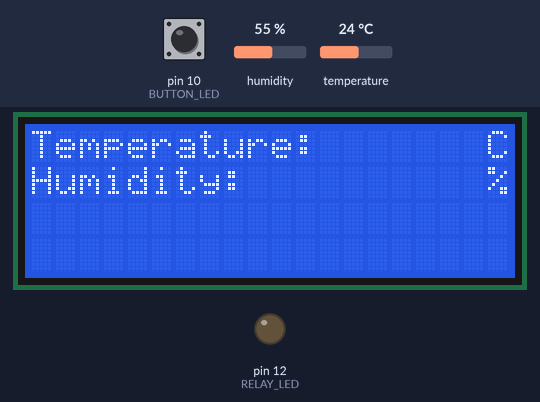
A sketch run on a simulated Arduino Uno, built with avr-gcc and run on an emulated ATmega328P. Parts: 20×4 character LCD, output pins drawn as LEDs (lit = HIGH). Dashed ring = blinking. The test bench sets the inputs (shaded band); at power-on: pin 10 (BUTTON_LED) HIGH, humidity 55 %, temperature 24 °C.

Above: at 1.2 s.
1.3 s: pin 10 (BUTTON_LED) pulled LOW for 3.2 s
6.0 s: humidity set to 22 %
At 7.0 s:
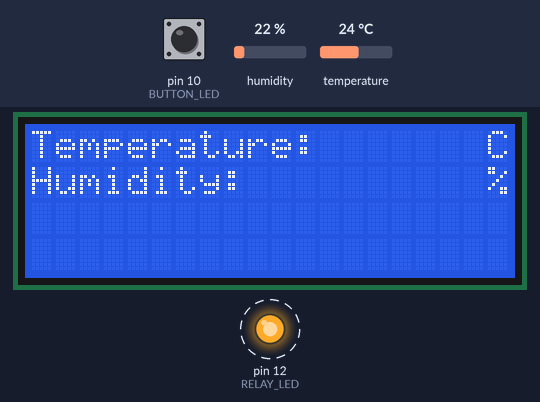
9.0 s: temperature set to 12 °C
At 11.1 s:
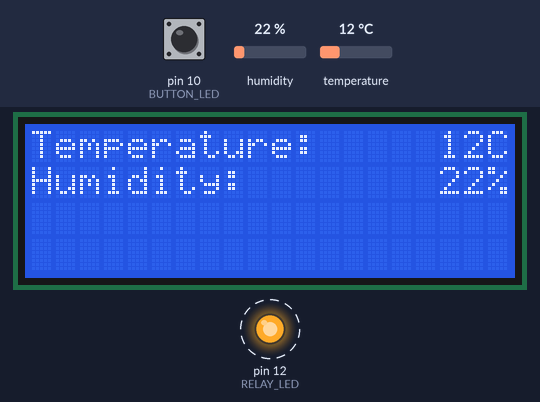
Timing chart, 0 to 17.5 s (numbered marks = the images above; inputs shaded):
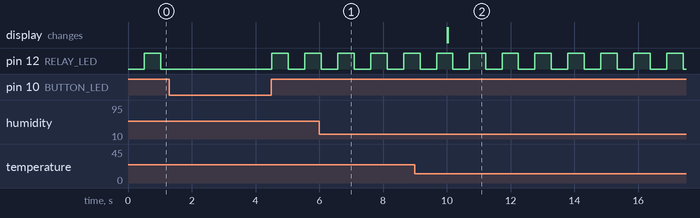

Measured:
- by itself, pin 12 (RELAY_LED): alternates HIGH for 0.52 s and LOW for 0.52 s

The sketch:

SmartHome_kitchen.ino
```cpp
/*
   Контроллер кухни
*/
#include <Wire.h>
#include <LiquidCrystal_I2C.h>  //  библиотека для экрана https://github.com/fdebrabander/Arduino-LiquidCrystal-I2C-library
#include <SI7021.h>  // библиотека для датчика  https://github.com/LowPowerLab/SI7021
LiquidCrystal_I2C lcd(0x27, 20, 4); //  адрес i2c, кол-во символов на строку, кол-во строк
SI7021 sensor;

#define BUTTON_LED 10 //  кнопка для включения LED подсветки
#define RELAY_LED 12   //  реле для включения LED подсветки

boolean value_button_led = false;
boolean flag_button_led = false;
unsigned long time_button_led;

int temperature;
int humidity;
unsigned long time_temp_sensor_SI7021;
unsigned long time_hum_sensor_SI7021;
unsigned int millis_sensor = 10000; //  проверяем датчик темп. и влаж. раз в ... мс


void setup() {
  //Serial.begin(9600);
  lcd.begin();  //  инициализация дисплея
  lcd.backlight();  //  включить подсветку дисплея
  sensor.begin(); //  инициализация датчика температуры и влажности
  pinMode(BUTTON_LED, INPUT_PULLUP);
  pinMode(RELAY_LED, OUTPUT);

  //  статичные элементы дисплея:
  lcd.setCursor(0, 0);
  lcd.print("Temperature:");
  lcd.setCursor(19, 0);
  lcd.print("C");
  lcd.setCursor(0, 1);
  lcd.print("Humidity:");
  lcd.setCursor(19, 1);
  lcd.print("%");
}

void loop() {
  /*
     Включаем подсветку столешницы
  */
  value_button_led = digitalRead(BUTTON_LED);
  if (value_button_led == true && millis() - time_button_led > 500) {
    flag_button_led = !flag_button_led;
    digitalWrite(RELAY_LED, flag_button_led);
    time_button_led = millis();
    // Serial.println(flag_button_led);
  }
  /*
     Подключаем датчик температуры и влажности
  */
  //  Получаем температуру:
  temperature = sensor.getCelsiusHundredths();
  temperature = temperature / 100;
  if (temperature && millis() - time_temp_sensor_SI7021 > millis_sensor) {
    //Serial.println(temperature);
    time_temp_sensor_SI7021 = millis();
    lcd.setCursor(17, 0);
    lcd.print(temperature);
  }
  //  Получаем влажность:
  humidity = sensor.getHumidityPercent();
  if (humidity && millis() - time_hum_sensor_SI7021 > millis_sensor) {
    //Serial.println(humidity);
    time_hum_sensor_SI7021 = millis();
    lcd.setCursor(17, 1);
    lcd.print(humidity);
  }
}
```
